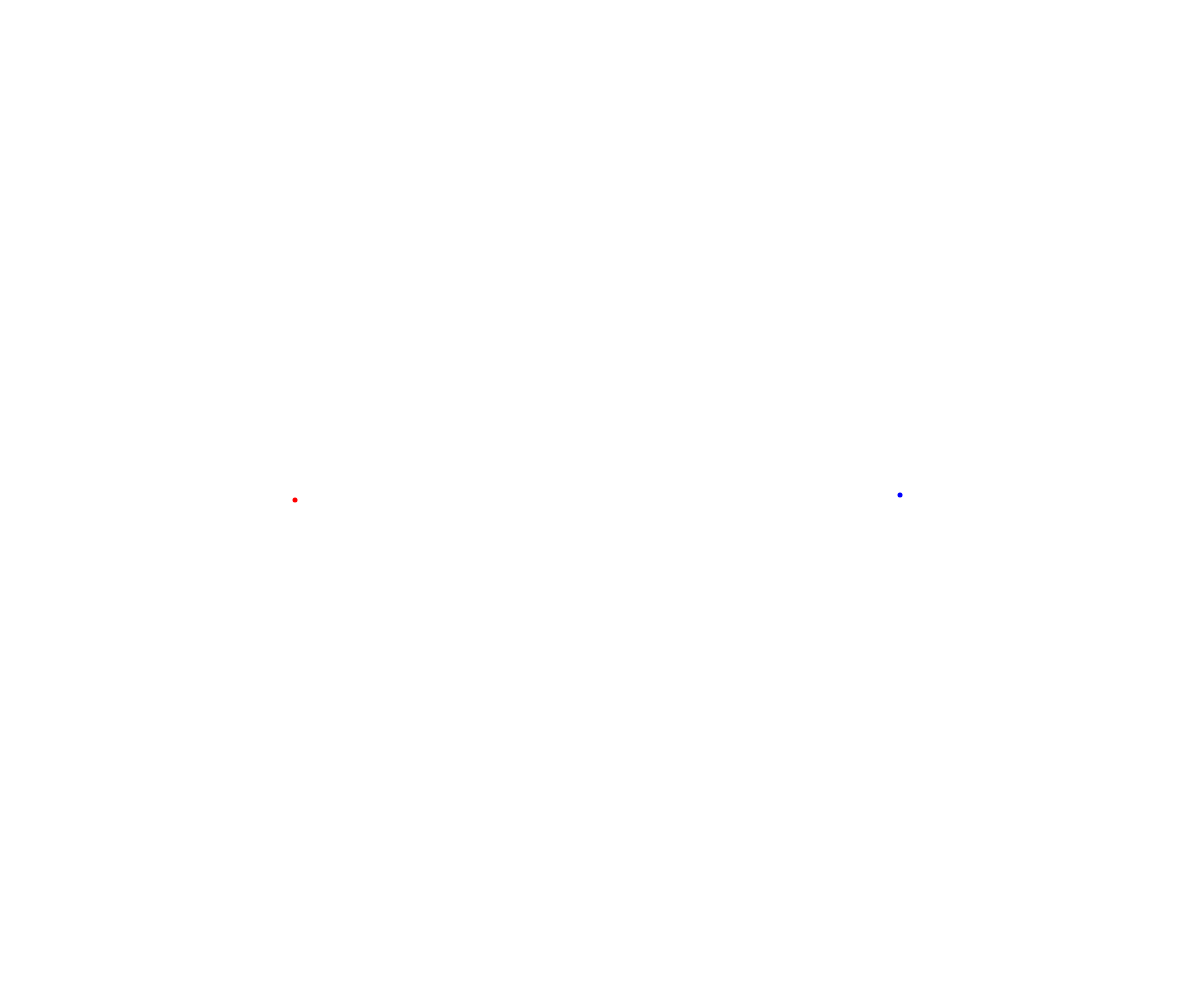
Frame 1 (no input)
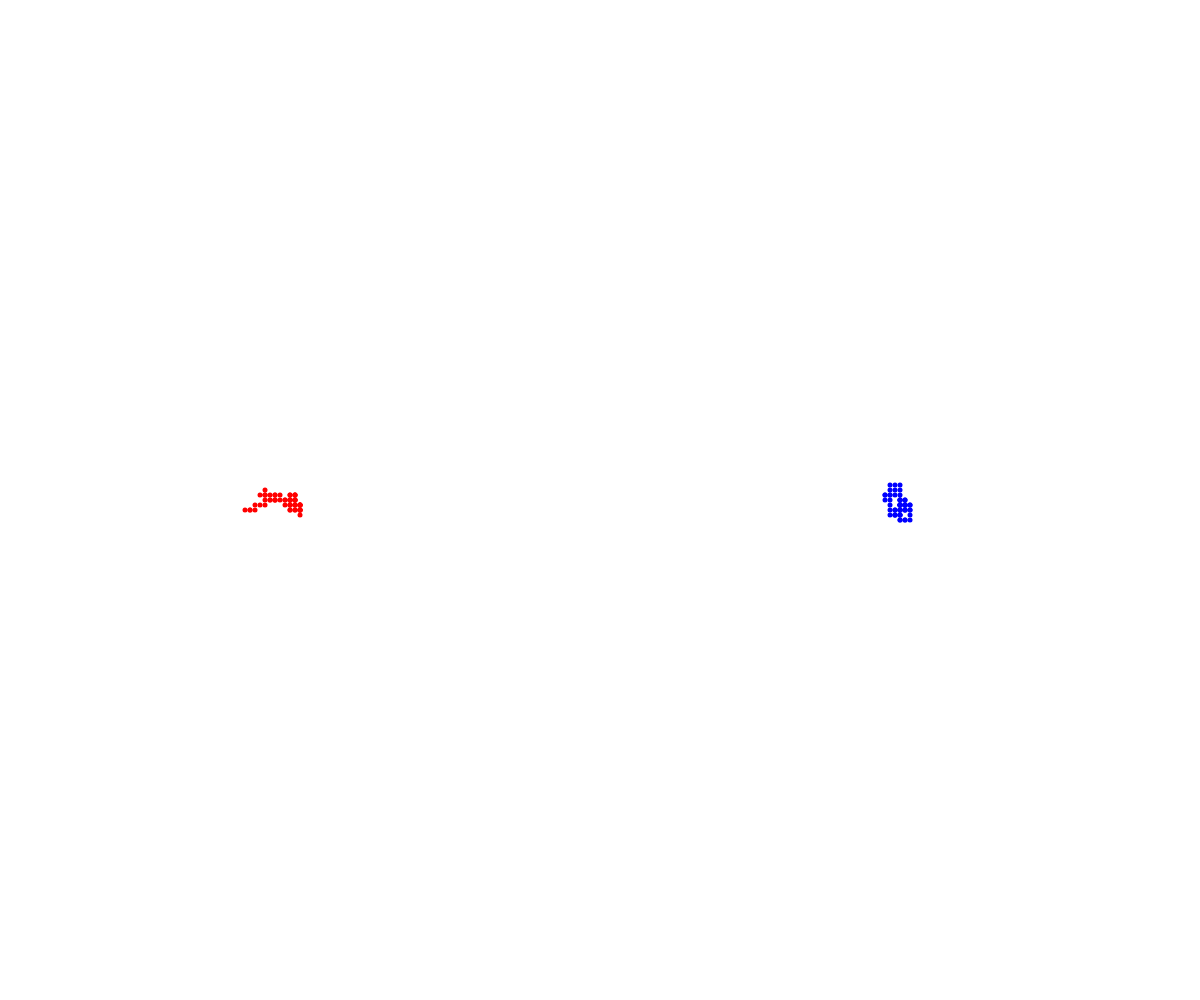
Frame 60 (no input)
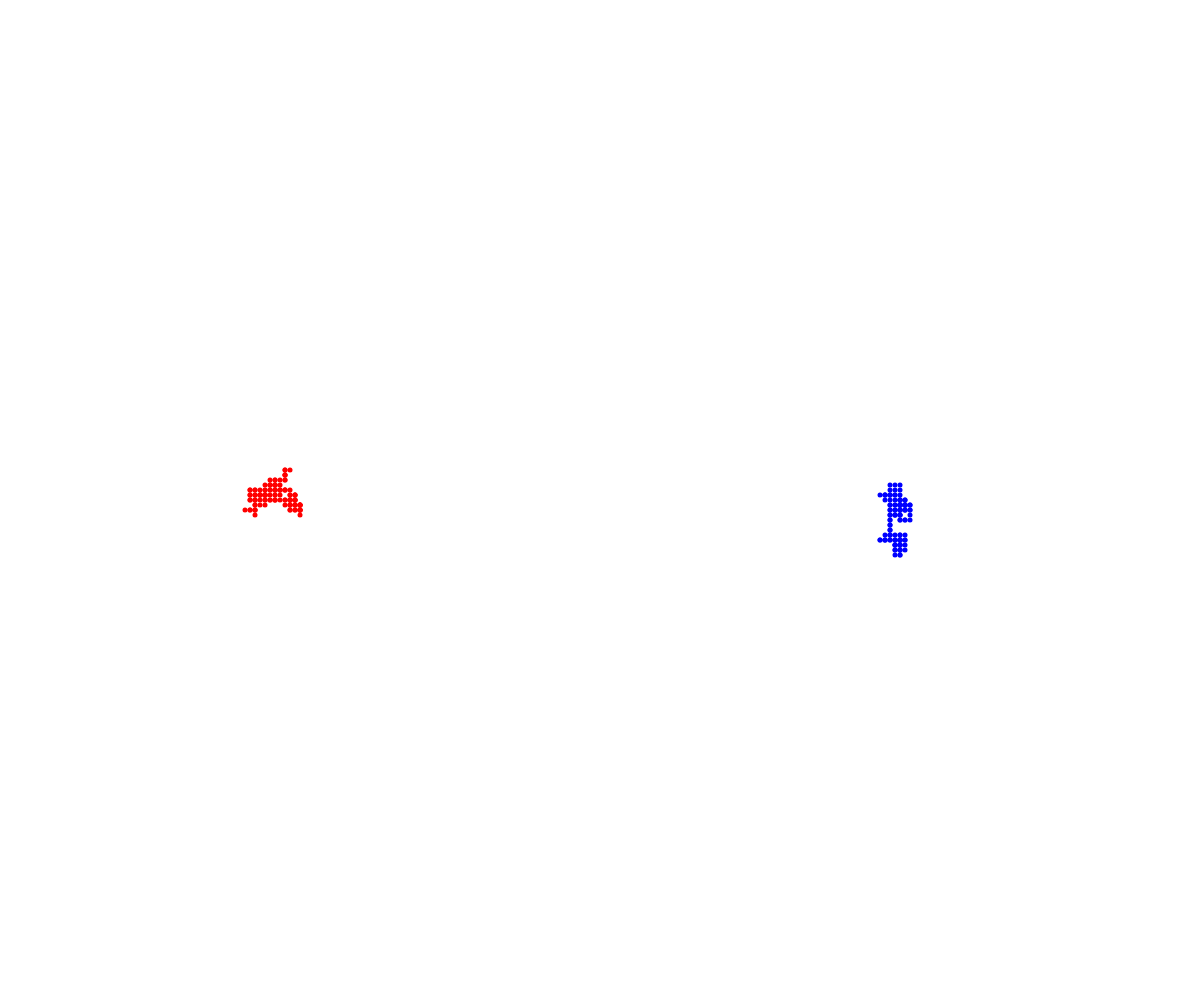
Frame 120 (the mouse pressed at the canvas centre since frame 60)

The p5.js sketch that drew these frames (run headless with seeded random() and noise() and a simulated clock; from frame 60 on, the mouse is pressed at the canvas centre):

// p5.js sketch
// ── sketch.js
// OOP demo

class Walker {
  constructor(x, y) {
    this.x = x;
    this.y = y;
    this.speed = 5;
    this.diameter = 5;
    this.colour = 'red';
  }

  display() {
    fill(this.colour);
    circle(this.x, this.y, this.diameter);
  }

  move() {
    let moveChoice = random(100);
    if (moveChoice < 25) { // up
      this.y -= this.speed;
    }
    else if (moveChoice < 50) { // down
      this.y += this.speed;
    }
    else if (moveChoice < 75) { // left
      this.x -= this.speed;
    }
    else { // right
      this.x += this.speed;
    }
  }
}

let redWalker;
let blueWalker;

async function setup() {
  createCanvas(windowWidth, windowHeight);
  noStroke();

  redWalker = new Walker((width * 0.25), height/2);
  blueWalker = new Walker((width * 0.75), height/2);
  blueWalker.colour = 'blue';
}

function draw() {
  redWalker.move();
  blueWalker.move();

  redWalker.display();
  blueWalker.display();
}
